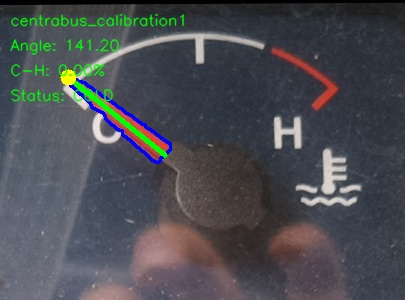
#> input picture sources/camera/10_coolant_validation/centrabus_calibration1_coolant.jpg, 405 x 300 px
$ python -i validate_standardized_coolant.py   (imports and definitions only)
#> lines starting #> are read from the running program, lines starting #| are printed output that depends on the picture; after the words box and inside, x2 and y2 are one past the last pixel; in counts of white or black regions, pixels touching at a corner belong together
#> further down, picture is the input picture: shape (300, 405, 3); mean B, G, R 81.9, 76.8, 74.7
#!/usr/bin/env python3

from pathlib import Path
import csv
import math

import cv2
import numpy as np


ROOT = Path("/home/centrabus/camera_calibration")
STANDARD_ROOT = ROOT / "08_standardized_crops"

OUTPUT_ROOT = ROOT / "10_coolant_validation"
RESULT_CSV = ROOT / "coolant_standardized_validation.csv"

# [4 lines not run here, left out]


# ============================================================
# COOLANT CALIBRATION
# ============================================================

ANGLE_C = 135.0
ANGLE_H = 40.0


# ============================================================
# RED NEEDLE MASK
# ============================================================

def create_red_mask(image):

    hsv = cv2.cvtColor(
        image,
        cv2.COLOR_BGR2HSV
    )
#> hsv: shape (300, 405, 3); mean H, S, V 97.6, 55.2, 90.2

    lower1 = np.array([0, 90, 80])
    upper1 = np.array([12, 255, 255])

    lower2 = np.array([165, 90, 80])
    upper2 = np.array([179, 255, 255])

    mask1 = cv2.inRange(
        hsv,
        lower1,
        upper1
    )
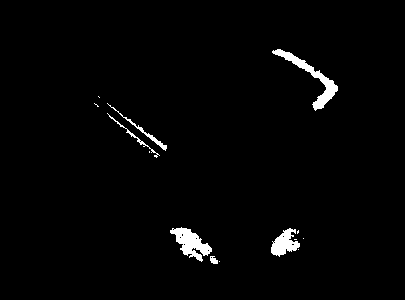
#> mask1: shape (300, 405); 1.9% white; 14 white regions (8 under 20 px), largest, box (x1, y1, x2, y2) and area: (272, 49, 338, 111) 765, (170, 227, 212, 262) 684, (271, 228, 300, 257) 470, (107, 103, 167, 151) 188, (107, 113, 160, 158) 130, (210, 256, 218, 264) 46

    mask2 = cv2.inRange(
        hsv,
        lower2,
        upper2
    )
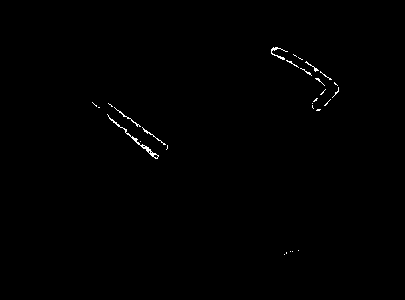
#> mask2: shape (300, 405); 0.4% white in thin lines or dots, all inside (x1, y1, x2, y2) = (92, 47, 339, 255)

    mask = cv2.bitwise_or(
        mask1,
        mask2
    )
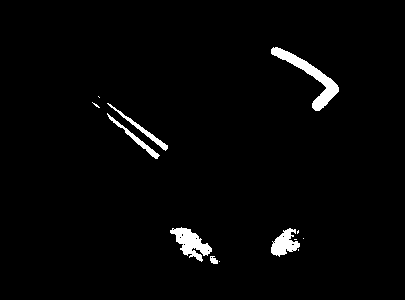
#> mask: shape (300, 405); 2.3% white; 13 white regions (7 under 20 px), largest, box (x1, y1, x2, y2) and area: (271, 47, 339, 111) 993, (170, 227, 212, 262) 684, (271, 228, 300, 257) 475, (107, 103, 168, 151) 284, (107, 113, 160, 159) 278, (210, 256, 218, 264) 46

    kernel = np.ones(
        (3, 3),
        np.uint8
    )

    mask = cv2.morphologyEx(
        mask,
        cv2.MORPH_OPEN,
        kernel
    )
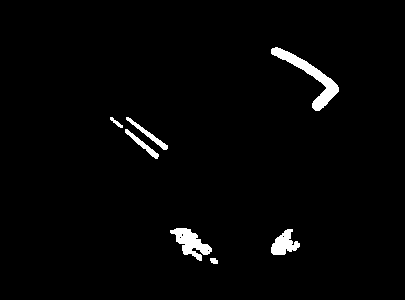
#> mask: shape (300, 405); 2.1% white; 7 white regions, largest, box (x1, y1, x2, y2) and area: (271, 47, 339, 111) 992, (170, 228, 212, 261) 650, (271, 229, 300, 255) 442

    mask = cv2.morphologyEx(
        mask,
        cv2.MORPH_CLOSE,
        kernel
    )
#> mask: shape (300, 405); 2.2% white; 7 white regions, largest, box (x1, y1, x2, y2) and area: (271, 47, 339, 111) 994, (170, 228, 212, 261) 668, (271, 229, 300, 255) 454

    return mask


# ============================================================
# ANGLE -> C-H PERCENTAGE
# ============================================================

def angle_to_percent(angle):

    if angle >= ANGLE_C:
        return 0.0

    if angle <= ANGLE_H:
        return 100.0

    position = (
        (ANGLE_C - angle)
        /
        (ANGLE_C - ANGLE_H)
    ) * 100.0

    return max(
        0.0,
        min(
            100.0,
            position
        )
    )


# ============================================================
# COOLANT STATUS
# ============================================================

def get_status(position):

    if position < 25:
        return "COLD"

    if position < 75:
        return "NORMAL"

    return "HOT"


# ============================================================
# DETECT COOLANT NEEDLE
# ============================================================

def detect_coolant(image):

    mask = create_red_mask(
        image
    )

    count, labels, stats, _ = (
        cv2.connectedComponentsWithStats(
            mask,
            connectivity=8
        )
    )
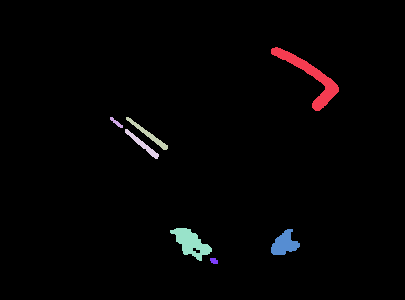
#> labels: shape (300, 405) int32; 8 distinct labels, from 0 to 7; one colour per label, 0 black
#> count = 8; stats = [[0, 0, 405, 300, 118858], [271, 47, 68, 64, 994], [110, 117, 13, 11, 51], [126, 117, 42, 33, 229], [125, 129, 34, 30, 207], [170, 228, 42, 33, 668], [271, 229, 29, 26, 454], [210, 258, 8, 6, 39]]

    components = []

    for i in range(1, count):

        w = stats[
            i,
            cv2.CC_STAT_WIDTH
        ]

        h = stats[
            i,
            cv2.CC_STAT_HEIGHT
        ]

        area = stats[
            i,
            cv2.CC_STAT_AREA
        ]

        if area < 300:
            continue

        elongation = (
            max(w, h)
            /
            max(
                1,
                min(w, h)
            )
        )

        score = (
            area *
            elongation
        )

        components.append(
            (
                score,
                i
            )
        )
#> this loop made 7 passes
#> (w, h, area) on passes 2, 3, 4, 7: (13, 11, 51), (42, 33, 229), (34, 30, 207), (8, 6, 39)
#> (w, h, area, elongation, score) on passes 1, 5, 6: (68, 64, 994, 1.06, 1056.1), (42, 33, 668, 1.27, 850.2), (29, 26, 454, 1.12, 506.4)
#> after the loop, components = [(1056.1, 1), (850.2, 5), (506.4, 6)]


    if not components:

        raise RuntimeError(
            "No red needle detected"
        )


    components.sort(
        reverse=True
    )

    component_id = (
        components[0][1]
    )
#> component_id = 1


    needle_mask = np.zeros_like(
        mask
    )

    needle_mask[
        labels == component_id
    ] = 255


    ys, xs = np.where(
        needle_mask > 0
    )

    points = np.column_stack(
        (
            xs,
            ys
        )
    ).astype(
        np.float32
    )


    if len(points) < 2:

        raise RuntimeError(
            "Not enough needle pixels"
        )


    vx, vy, x0, y0 = cv2.fitLine(
        points,
        cv2.DIST_L2,
        0,
        0.01,
        0.01
    )

    vx = float(vx[0])
    vy = float(vy[0])
    x0 = float(x0[0])
    y0 = float(y0[0])


    # Same direction logic as calibrated coolant reader.
    if vy > 0:

        vx = -vx
        vy = -vy


    angle = math.degrees(
        math.atan2(
            -vy,
            vx
        )
    )


    if angle < 0:
        angle += 360


    projection = (
        (points[:, 0] - x0) * vx
        +
        (points[:, 1] - y0) * vy
    )

    minimum = projection.min()
    maximum = projection.max()


    p1 = (
        int(
            x0 + minimum * vx
        ),
        int(
            y0 + minimum * vy
        )
    )

    p2 = (
        int(
            x0 + maximum * vx
        ),
        int(
            y0 + maximum * vy
        )
    )


    if p1[1] < p2[1]:

        tip = p1
        base = p2

    else:

        tip = p2
        base = p1


    position = angle_to_percent(
        angle
    )

    status = get_status(
        position
    )


    return {
        "angle": angle,
        "position": position,
        "status": status,
        "needle_mask": needle_mask,
        "tip": tip,
        "base": base,
    }


# ============================================================
# CIRCULAR ANGLE DIFFERENCE
# ============================================================

# [110 lines left out: functions circular_angle_difference, make_preview, not called in this run]


# ============================================================
# FIND 30 CALIBRATION FOLDERS
# ============================================================

calibrations = sorted(
    [
        p
        for p in ROOT.glob(
            "centrabus_calibration*"
        )
        if p.is_dir()
    ],
    key=lambda p: p.name
)


# [20 lines not run here, left out]


results = []


# ============================================================
# PROCESS ALL 30
# ============================================================

# [231 lines not run here, left out]


# ============================================================
# SAVE CSV
# ============================================================

fieldnames = [
    "calibration",
    "original_angle",
    "standardized_angle",
    "angle_difference",
    "original_percent",
    "standardized_percent",
    "percent_difference",
    "original_status",
    "standardized_status",
    "status_match",
    "result",
]


# [16 lines not run here, left out]


# ============================================================
# SUMMARY
# ============================================================

successful = [
    r
    for r in results
    if r["result"] == "SUCCESS"
]


failed = [
    r
    for r in results
    if r["result"] != "SUCCESS"
]


# [136 lines not run here, left out]

>>> import cv2
>>> picture = cv2.imread('../10_coolant_validation/centrabus_calibration1_coolant.jpg')
>>> result = detect_coolant(picture)
#> result = 6 items

$ run again, on sources/camera/10_coolant_validation/centrabus_calibration6_coolant.jpg
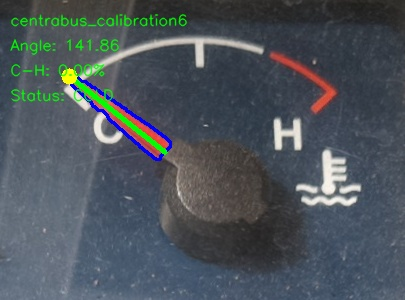
#> input picture sources/camera/10_coolant_validation/centrabus_calibration6_coolant.jpg, 405 x 300 px
#> picture is the input picture: shape (300, 405, 3); mean B, G, R 90.8, 84.7, 76.3
#> hsv: shape (300, 405, 3); mean H, S, V 91.3, 58.2, 97.5
#> in create_red_mask, `mask1 = cv2.inRange( hsv, lower1, upper1 )`:
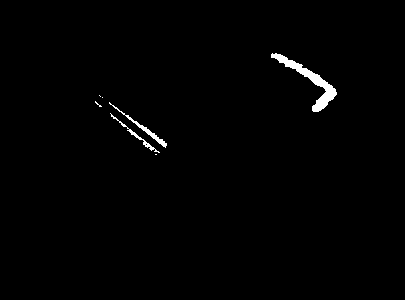
#> mask1: shape (300, 405); 0.96% white; 7 white regions (4 under 20 px), largest, box (x1, y1, x2, y2) and area: (271, 53, 337, 112) 785, (109, 102, 167, 148) 215, (110, 113, 160, 153) 148
#> mask2: shape (300, 405); 0.38% white in thin lines or dots, all inside (x1, y1, x2, y2) = (94, 52, 338, 156)
#> in create_red_mask, `mask = cv2.bitwise_or( mask1, mask2 )`:
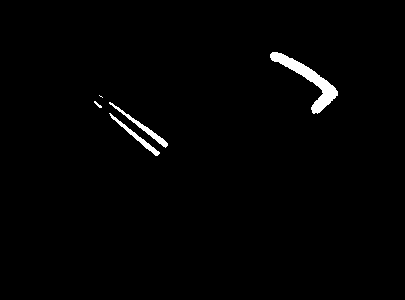
#> mask: shape (300, 405); 1.3% white; 5 white regions (1 under 20 px), largest, box (x1, y1, x2, y2) and area: (270, 52, 338, 114) 1037, (109, 102, 168, 148) 297, (109, 113, 160, 156) 264, (94, 101, 102, 108) 22
#> labels: shape (300, 405) int32; 5 distinct labels, from 0 to 4
#> count = 5; stats = [[0, 0, 405, 300, 119983], [270, 52, 68, 61, 1035], [126, 114, 42, 33, 243], [113, 117, 3, 3, 9], [118, 121, 41, 35, 230]]
#> the loop in detect_coolant, `for i in range(1, count): ` made 4 passes
#> (w, h, area) on passes 2, 4: (42, 33, 243), (41, 35, 230)
#> after the loop in detect_coolant, `for i in range(1, count):`: components = [(1153.8, 1)]
#> component_id = 1
#> result = 6 items
